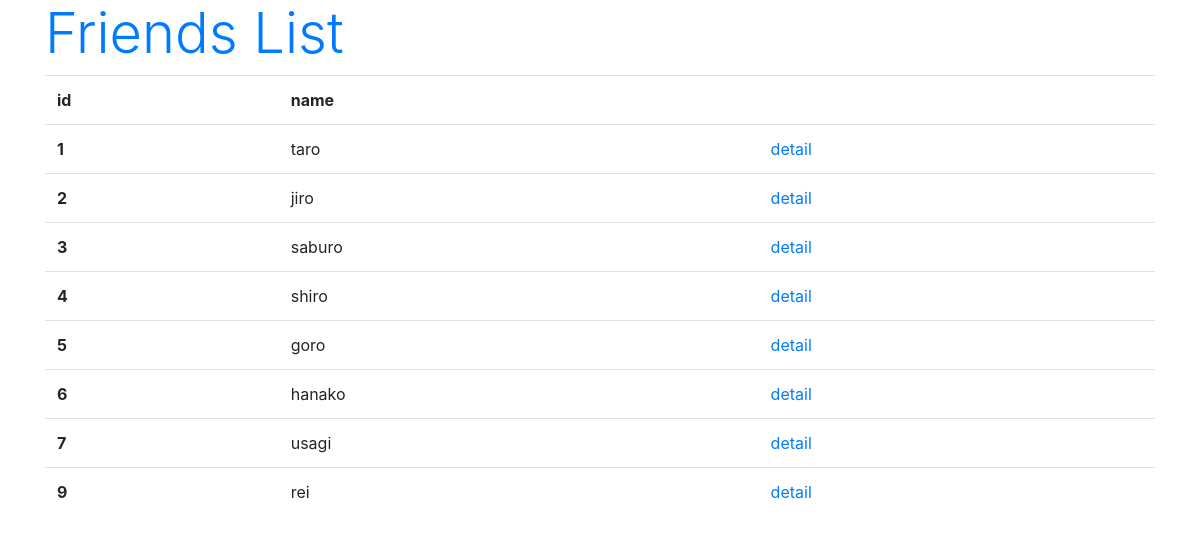
Page /hello/list on the committed database.
### hello/models.py (models this page shows, shortened)
class Friend(models.Model):
    name = models.CharField(max_length=100,validators=[number_only])
    mail = models.EmailField(max_length=200)
    gender = models.BooleanField()
    age = models.IntegerField()
    birthday = models.DateField()

### hello/views.py (the view)
# urls.py: path('list', FriendList.as_view()),
class FriendList(ListView):
    model = Friend

### hello/templates/hello/friend_list.html (shortened to what this page needs)
{% load static %}
<!DOCTYPE html>
<html lang="ja">
<head>
    <link rel="stylesheet"
    href="https://stackpath.bootstrapcdn.com/bootstrap/4.3.1/css/bootstrap.min.css"
>
</head>
<body class="container">
    <h1 class="display-4 text-primary">Friends List</h1>
    <table class="table">
        <tr>
            <th>id</th>
            <th>name</th>
            <th></th>
        </tr>
    {% for item in object_list %}
        <tr>
            <th>{{item.id}}</th>
            <td>{{item.name}}</td>
            <td><a href="/hello/detail/{{item.id}}">detail</a></td>
        </tr>
    {% endfor %}
    </table>
</body>
</html>

### rows in the picture
Friend: id "1", name "taro"
Friend: id "2", name "jiro"
Friend: id "3", name "saburo"
Friend: id "4", name "shiro"
Friend: id "5", name "goro"
Friend: id "6", name "hanako"
Friend: id "7", name "usagi"
Friend: id "9", name "rei"
